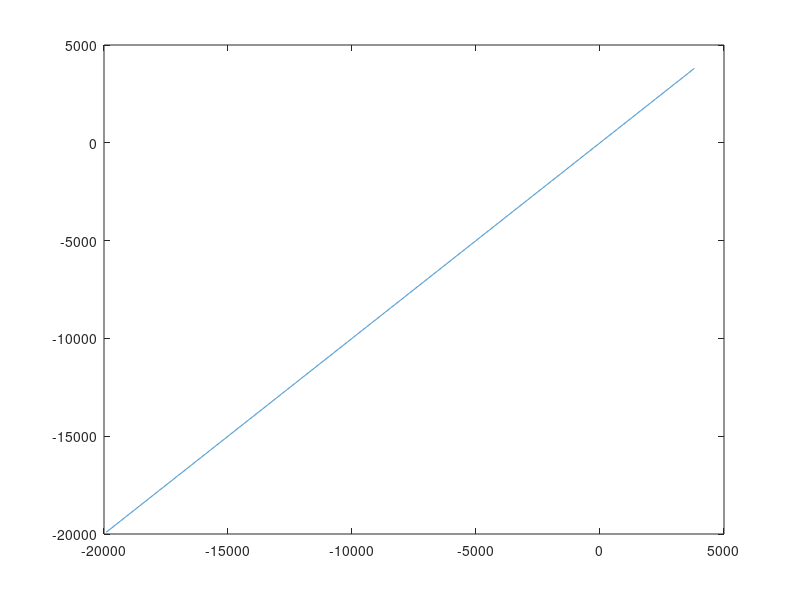

MATLAB code for this plot:
v0=1250;
xt=3801.5;
yt=3484.5;
zt=8000;

xc=-19908.5;
yc=-10564;
zc=6923.286;

th=atand((yt-yc)/(xt-xc));
ph=72.4484

T=0:.005:73.1105
x=@ (t) xc+v0.*t.*cosd(ph).*cosd(th);
y=@ (t) yc+v0.*t.*cosd(ph).*sind(th);
z=@ (t) zc+v0.*t.*sind(ph)-0.5.*32.2.*t.^2;
Traj1 = [x(T);y(T);z(T)]
plot(Traj1(1,:),Traj1(1,:)')